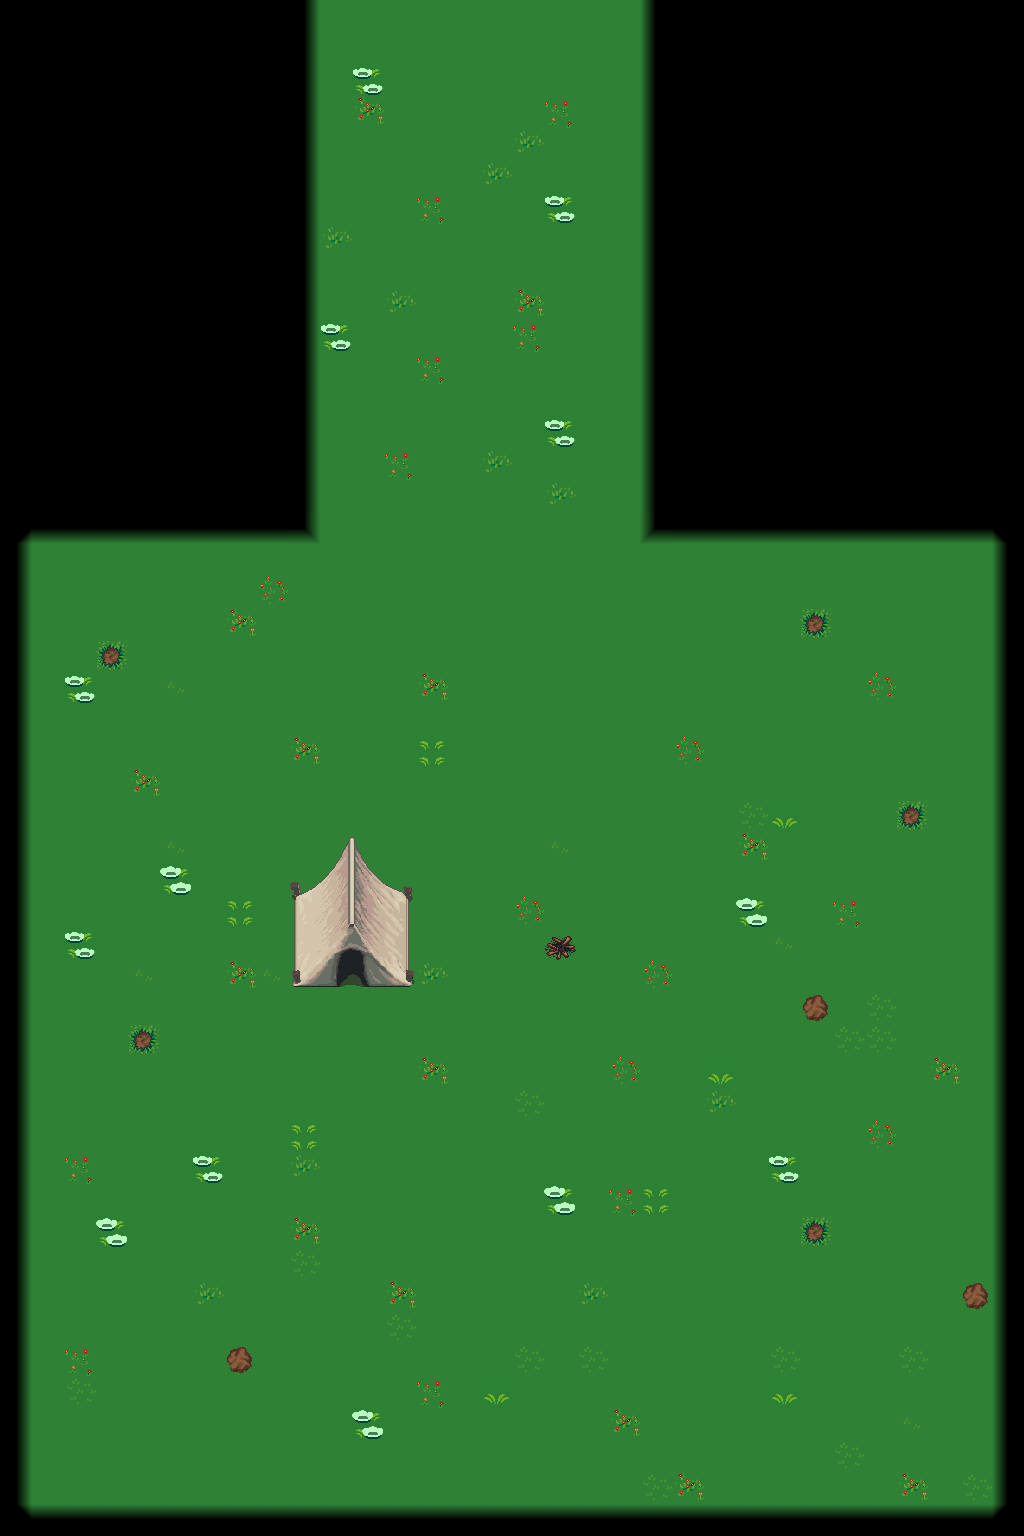

This is a level from a 2D game, rendered from its Tiled map with the project's own tilesets. A one-line summary and the map file follow, with tile-layer data summarised:
An orthogonal 32x48 tile map with 32x32 px tiles, 3 tile layers (back_0, back_1, fore_0), 3 tilesets and 6 objects (5x CRect, SPoint).

<map version="1.10" tiledversion="1.10.2" orientation="orthogonal" renderorder="right-down" width="32" height="48" tilewidth="32" tileheight="32" infinite="0" nextlayerid="5" nextobjectid="7">
 <tileset firstgid="1" source="tilesets/terrain.tsx" />
 <tileset firstgid="1025" source="tilesets/mask.tsx" />
 <tileset firstgid="1041" source="tilesets/outside_objects.tsx" />
 <layer id="1" name="back_0" width="32" height="48">
  <data>[1536 cells, 1216 non-empty, 13 distinct tile ids]</data>
 </layer>
 <layer id="2" name="back_1" width="32" height="48">
  <data>[1536 cells, 13 non-empty, 13 distinct tile ids]</data>
 </layer>
 <layer id="3" name="fore_0" width="32" height="48">
  <data>[1536 cells, 154 non-empty, 18 distinct tile ids]</data>
 </layer>
 <objectgroup id="4" name="objects">
  <object id="1" name="start" type="SPoint" x="496" y="1024">
   <point />
  </object>
  <object id="2" name="grass" type="CRect" x="32" y="584" width="960" height="920">
   <properties>
    <property name="walkable" type="bool" value="true" />
   </properties>
  </object>
  <object id="3" name="path" type="CRect" x="320" y="64" width="320" height="520">
   <properties>
    <property name="walkable" type="bool" value="true" />
   </properties>
  </object>
  <object id="4" name="tent" type="CRect" x="292" y="894" width="122" height="94">
   <properties>
    <property name="walkable" type="bool" value="false" />
   </properties>
  </object>
  <object id="5" name="tent_entry" type="CRect" x="336" y="951" width="33" height="37">
   <properties>
    <property name="walkable" type="bool" value="false" />
   </properties>
  </object>
  <object id="6" name="campfire" type="CRect" x="544" y="936" width="32" height="24">
   <properties>
    <property name="walkable" type="bool" value="false" />
   </properties>
  </object>
 </objectgroup>
</map>
